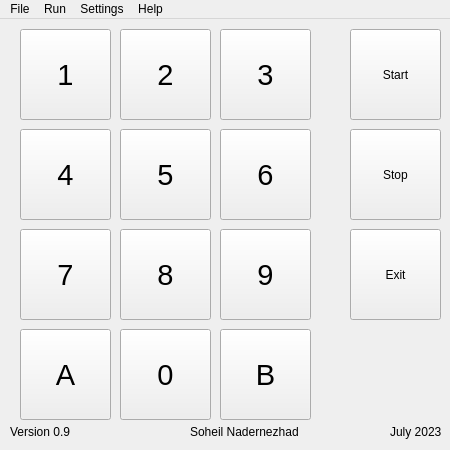
<?xml version="1.0" encoding="UTF-8"?>
<ui version="4.0">
 <class>MainWindow</class>
 <widget class="QMainWindow" name="MainWindow">
  <property name="geometry">
   <rect>
    <x>0</x>
    <y>0</y>
    <width>450</width>
    <height>450</height>
   </rect>
  </property>
  <property name="windowTitle">
   <string>MainWindow</string>
  </property>
  <widget class="QWidget" name="centralwidget">
   <widget class="QPushButton" name="button_B">
    <property name="geometry">
     <rect>
      <x>220</x>
      <y>310</y>
      <width>91</width>
      <height>91</height>
     </rect>
    </property>
    <property name="font">
     <font>
      <pointsize>22</pointsize>
     </font>
    </property>
    <property name="text">
     <string>B</string>
    </property>
    <property name="checkable">
     <bool>false</bool>
    </property>
    <property name="autoDefault">
     <bool>false</bool>
    </property>
    <property name="default">
     <bool>false</bool>
    </property>
    <property name="flat">
     <bool>false</bool>
    </property>
   </widget>
   <widget class="QPushButton" name="button_exit">
    <property name="geometry">
     <rect>
      <x>350</x>
      <y>210</y>
      <width>91</width>
      <height>91</height>
     </rect>
    </property>
    <property name="text">
     <string>Exit</string>
    </property>
   </widget>
   <widget class="QPushButton" name="button_7">
    <property name="geometry">
     <rect>
      <x>20</x>
      <y>210</y>
      <width>91</width>
      <height>91</height>
     </rect>
    </property>
    <property name="font">
     <font>
      <pointsize>22</pointsize>
     </font>
    </property>
    <property name="text">
     <string>7</string>
    </property>
    <property name="checkable">
     <bool>false</bool>
    </property>
    <property name="autoDefault">
     <bool>false</bool>
    </property>
    <property name="default">
     <bool>false</bool>
    </property>
    <property name="flat">
     <bool>false</bool>
    </property>
   </widget>
   <widget class="QPushButton" name="button_5">
    <property name="geometry">
     <rect>
      <x>120</x>
      <y>110</y>
      <width>91</width>
      <height>91</height>
     </rect>
    </property>
    <property name="font">
     <font>
      <pointsize>22</pointsize>
     </font>
    </property>
    <property name="text">
     <string>5</string>
    </property>
    <property name="checkable">
     <bool>false</bool>
    </property>
    <property name="autoDefault">
     <bool>false</bool>
    </property>
    <property name="default">
     <bool>false</bool>
    </property>
    <property name="flat">
     <bool>false</bool>
    </property>
   </widget>
   <widget class="QPushButton" name="button_6">
    <property name="geometry">
     <rect>
      <x>220</x>
      <y>110</y>
      <width>91</width>
      <height>91</height>
     </rect>
    </property>
    <property name="font">
     <font>
      <pointsize>22</pointsize>
     </font>
    </property>
    <property name="text">
     <string>6</string>
    </property>
    <property name="checkable">
     <bool>false</bool>
    </property>
    <property name="autoDefault">
     <bool>false</bool>
    </property>
    <property name="default">
     <bool>false</bool>
    </property>
    <property name="flat">
     <bool>false</bool>
    </property>
   </widget>
   <widget class="QPushButton" name="button_1">
    <property name="geometry">
     <rect>
      <x>20</x>
      <y>10</y>
      <width>91</width>
      <height>91</height>
     </rect>
    </property>
    <property name="font">
     <font>
      <pointsize>22</pointsize>
     </font>
    </property>
    <property name="text">
     <string>1</string>
    </property>
    <property name="checkable">
     <bool>false</bool>
    </property>
    <property name="autoDefault">
     <bool>false</bool>
    </property>
    <property name="default">
     <bool>false</bool>
    </property>
    <property name="flat">
     <bool>false</bool>
    </property>
   </widget>
   <widget class="QPushButton" name="button_8">
    <property name="geometry">
     <rect>
      <x>120</x>
      <y>210</y>
      <width>91</width>
      <height>91</height>
     </rect>
    </property>
    <property name="font">
     <font>
      <pointsize>22</pointsize>
     </font>
    </property>
    <property name="text">
     <string>8</string>
    </property>
    <property name="checkable">
     <bool>false</bool>
    </property>
    <property name="autoDefault">
     <bool>false</bool>
    </property>
    <property name="default">
     <bool>false</bool>
    </property>
    <property name="flat">
     <bool>false</bool>
    </property>
   </widget>
   <widget class="QPushButton" name="button_4">
    <property name="geometry">
     <rect>
      <x>20</x>
      <y>110</y>
      <width>91</width>
      <height>91</height>
     </rect>
    </property>
    <property name="font">
     <font>
      <pointsize>22</pointsize>
     </font>
    </property>
    <property name="text">
     <string>4</string>
    </property>
    <property name="checkable">
     <bool>false</bool>
    </property>
    <property name="autoDefault">
     <bool>false</bool>
    </property>
    <property name="default">
     <bool>false</bool>
    </property>
    <property name="flat">
     <bool>false</bool>
    </property>
   </widget>
   <widget class="QPushButton" name="button_3">
    <property name="geometry">
     <rect>
      <x>220</x>
      <y>10</y>
      <width>91</width>
      <height>91</height>
     </rect>
    </property>
    <property name="font">
     <font>
      <pointsize>22</pointsize>
     </font>
    </property>
    <property name="text">
     <string>3</string>
    </property>
    <property name="checkable">
     <bool>false</bool>
    </property>
    <property name="autoDefault">
     <bool>false</bool>
    </property>
    <property name="default">
     <bool>false</bool>
    </property>
    <property name="flat">
     <bool>false</bool>
    </property>
   </widget>
   <widget class="QPushButton" name="button_A">
    <property name="geometry">
     <rect>
      <x>20</x>
      <y>310</y>
      <width>91</width>
      <height>91</height>
     </rect>
    </property>
    <property name="font">
     <font>
      <pointsize>22</pointsize>
     </font>
    </property>
    <property name="text">
     <string>A</string>
    </property>
    <property name="checkable">
     <bool>false</bool>
    </property>
    <property name="autoDefault">
     <bool>false</bool>
    </property>
    <property name="default">
     <bool>false</bool>
    </property>
    <property name="flat">
     <bool>false</bool>
    </property>
   </widget>
   <widget class="QPushButton" name="button_9">
    <property name="geometry">
     <rect>
      <x>220</x>
      <y>210</y>
      <width>91</width>
      <height>91</height>
     </rect>
    </property>
    <property name="font">
     <font>
      <pointsize>22</pointsize>
     </font>
    </property>
    <property name="text">
     <string>9</string>
    </property>
    <property name="checkable">
     <bool>false</bool>
    </property>
    <property name="autoDefault">
     <bool>false</bool>
    </property>
    <property name="default">
     <bool>false</bool>
    </property>
    <property name="flat">
     <bool>false</bool>
    </property>
   </widget>
   <widget class="QPushButton" name="button_0">
    <property name="geometry">
     <rect>
      <x>120</x>
      <y>310</y>
      <width>91</width>
      <height>91</height>
     </rect>
    </property>
    <property name="font">
     <font>
      <pointsize>22</pointsize>
     </font>
    </property>
    <property name="text">
     <string>0</string>
    </property>
    <property name="checkable">
     <bool>false</bool>
    </property>
    <property name="autoDefault">
     <bool>false</bool>
    </property>
    <property name="default">
     <bool>false</bool>
    </property>
    <property name="flat">
     <bool>false</bool>
    </property>
   </widget>
   <widget class="QPushButton" name="button_2">
    <property name="geometry">
     <rect>
      <x>120</x>
      <y>10</y>
      <width>91</width>
      <height>91</height>
     </rect>
    </property>
    <property name="font">
     <font>
      <pointsize>22</pointsize>
     </font>
    </property>
    <property name="text">
     <string>2</string>
    </property>
    <property name="checkable">
     <bool>false</bool>
    </property>
    <property name="autoDefault">
     <bool>false</bool>
    </property>
    <property name="default">
     <bool>false</bool>
    </property>
    <property name="flat">
     <bool>false</bool>
    </property>
   </widget>
   <widget class="QLabel" name="label">
    <property name="geometry">
     <rect>
      <x>10</x>
      <y>405</y>
      <width>61</width>
      <height>16</height>
     </rect>
    </property>
    <property name="text">
     <string>Version 0.9</string>
    </property>
   </widget>
   <widget class="QLabel" name="label_2">
    <property name="geometry">
     <rect>
      <x>190</x>
      <y>405</y>
      <width>111</width>
      <height>16</height>
     </rect>
    </property>
    <property name="text">
     <string>Soheil Nadernezhad</string>
    </property>
   </widget>
   <widget class="QLabel" name="label_3">
    <property name="geometry">
     <rect>
      <x>390</x>
      <y>405</y>
      <width>51</width>
      <height>16</height>
     </rect>
    </property>
    <property name="text">
     <string>July 2023</string>
    </property>
   </widget>
   <widget class="QPushButton" name="button_start">
    <property name="geometry">
     <rect>
      <x>350</x>
      <y>10</y>
      <width>91</width>
      <height>91</height>
     </rect>
    </property>
    <property name="text">
     <string>Start</string>
    </property>
   </widget>
   <widget class="QPushButton" name="button_stop">
    <property name="geometry">
     <rect>
      <x>350</x>
      <y>110</y>
      <width>91</width>
      <height>91</height>
     </rect>
    </property>
    <property name="text">
     <string>Stop</string>
    </property>
   </widget>
  </widget>
  <widget class="QMenuBar" name="menubar">
   <property name="geometry">
    <rect>
     <x>0</x>
     <y>0</y>
     <width>450</width>
     <height>21</height>
    </rect>
   </property>
   <widget class="QMenu" name="menuFile">
    <property name="title">
     <string>File</string>
    </property>
    <addaction name="actionSave_Config_as"/>
    <addaction name="menu_quit"/>
   </widget>
   <widget class="QMenu" name="menuAbout">
    <property name="title">
     <string>Help</string>
    </property>
    <addaction name="menu_about"/>
   </widget>
   <widget class="QMenu" name="menuSettings">
    <property name="title">
     <string>Settings</string>
    </property>
    <widget class="QMenu" name="menuButtons">
     <property name="title">
      <string>Buttons</string>
     </property>
     <addaction name="action1"/>
     <addaction name="action2"/>
     <addaction name="action3"/>
     <addaction name="action4"/>
     <addaction name="action5"/>
     <addaction name="action6"/>
     <addaction name="action7"/>
     <addaction name="action8"/>
     <addaction name="action9"/>
     <addaction name="action0"/>
     <addaction name="actionA"/>
     <addaction name="actionB"/>
    </widget>
    <addaction name="menuButtons"/>
    <addaction name="actionPreferences"/>
   </widget>
   <widget class="QMenu" name="menuRun">
    <property name="title">
     <string>Run</string>
    </property>
    <addaction name="menu_start"/>
    <addaction name="menu_stop"/>
   </widget>
   <addaction name="menuFile"/>
   <addaction name="menuRun"/>
   <addaction name="menuSettings"/>
   <addaction name="menuAbout"/>
  </widget>
  <action name="menu_about">
   <property name="text">
    <string>About</string>
   </property>
  </action>
  <action name="menu_quit">
   <property name="text">
    <string>Quit</string>
   </property>
   <property name="shortcut">
    <string>Ctrl+Q</string>
   </property>
  </action>
  <action name="action1">
   <property name="text">
    <string>1</string>
   </property>
  </action>
  <action name="action2">
   <property name="text">
    <string>2</string>
   </property>
  </action>
  <action name="action3">
   <property name="text">
    <string>3</string>
   </property>
  </action>
  <action name="action4">
   <property name="text">
    <string>4</string>
   </property>
  </action>
  <action name="action5">
   <property name="text">
    <string>5</string>
   </property>
  </action>
  <action name="action6">
   <property name="text">
    <string>6</string>
   </property>
  </action>
  <action name="action7">
   <property name="text">
    <string>7</string>
   </property>
  </action>
  <action name="action8">
   <property name="text">
    <string>8</string>
   </property>
  </action>
  <action name="action9">
   <property name="text">
    <string>9</string>
   </property>
  </action>
  <action name="action0">
   <property name="text">
    <string>0</string>
   </property>
  </action>
  <action name="actionA">
   <property name="text">
    <string>A</string>
   </property>
  </action>
  <action name="actionB">
   <property name="text">
    <string>B</string>
   </property>
  </action>
  <action name="actionPreferences">
   <property name="text">
    <string>Preferences</string>
   </property>
  </action>
  <action name="actionSave_Config_as">
   <property name="text">
    <string>Export Config</string>
   </property>
  </action>
  <action name="menu_start">
   <property name="text">
    <string>Start</string>
   </property>
  </action>
  <action name="menu_stop">
   <property name="text">
    <string>Stop</string>
   </property>
  </action>
 </widget>
 <resources/>
 <connections/>
</ui>
